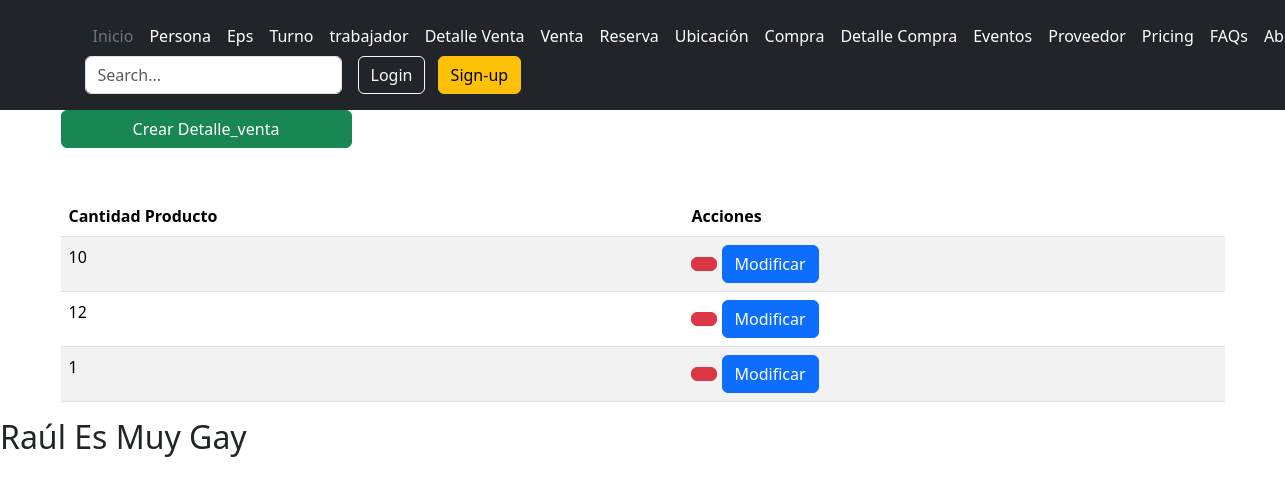
/ventas/detalle_venta/, run on an earlier commit of the app's database.
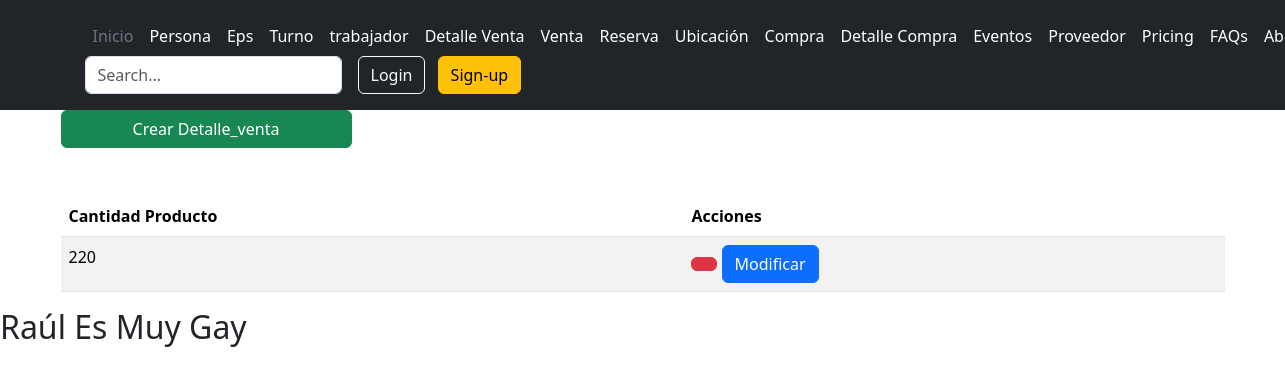
And on a later commit of the database.
### venta/models.py (models this page shows)
class Detalle_venta(models.Model):
    cantidad_producto=models.IntegerField(verbose_name="Cantidad Producto")

### venta/views.py (the view)
# urls.py: path('detalle_venta/', detalle_venta_listar, name="detalle_venta"),
def detalle_venta_listar(request):
    titulo="Detalle_venta"
    modulo="ventas"
    detalle_venta=Detalle_venta.objects.all()
    context={
        "titulo":titulo,
        "modulo":modulo,
        "detalle_ventas":detalle_venta
    }
    return render(request,"ventas/detalle_venta/listar.html",context)

### base/templates/ventas/detalle_venta/listar.html (shortened to what this page needs)
{% extends 'partials/body.html' %}
{% load bootstrap_icons %}
{% block contenido %}
<a href="{% url 'detalle_venta-crear' %}" class="btn btn-success w-25"
  >Crear {{titulo}}</a
>
<table class="table table-striped table-hover">
  <thead>
    <tr>
      <th>Cantidad Producto</th>
      <th>Acciones</th>
    </tr>
  </thead>
  <tbody>
    {% for detalle_venta in detalle_ventas %}
    <tr>
      <td>{{detalle_venta.cantidad_producto}}</td>
      <td>
        <button  type="button" data-cafe-bar="{{detalle_venta.id}}" class="btnEliminar btn btn-danger"
        data-bs-toggle="modal" data-bs-target="#modalConf">
    </button>
        <a
          class="btn btn-primary"
          href="{% url 'detalle_venta-modificar' detalle_venta.id %}"
          >Modificar</a
        >
      </td>
    </tr>
    {% endfor %}
  </tbody>
</table>
{% endblock contenido %}

What changed in the data, as far as the page shows it:
removed Detalle_venta: cantidad_producto "10"
removed Detalle_venta: cantidad_producto "12"
removed Detalle_venta: cantidad_producto "1"
added Detalle_venta: cantidad_producto "220"
